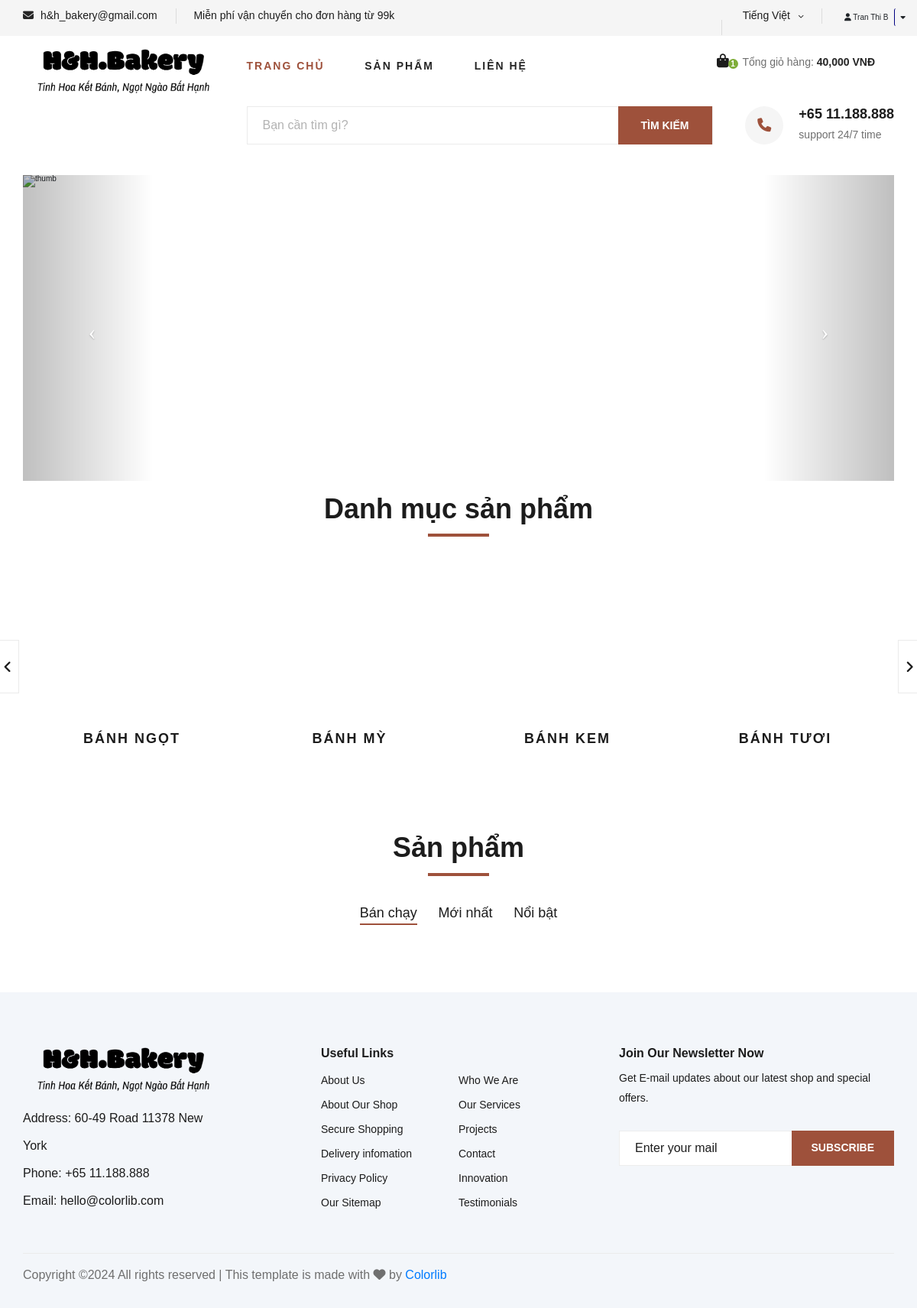
The app's page /index.php (signed in) with its own data.
### tables this page shows
CREATE TABLE `categories` (
  `category_id` int(11) NOT NULL,
  `category_name` varchar(255) NOT NULL,
  `category_image` varchar(255) DEFAULT NULL,
  `created_at` timestamp NOT NULL DEFAULT current_timestamp(),
  `updated_at` timestamp NOT NULL DEFAULT current_timestamp() ON UPDATE current_timestamp()
);

### includes/categories.php (the view)
<?php
$sql = "SELECT * FROM categories";
$result = mysqli_query($conn, $sql);
?>
<section class="categories">
    <div class="container">
        <div class="row">
        <div class="col-lg-12 pt-4">
        <div class="section-title ">
                    <h2 class = "justify-content-center ">Danh mục sản phẩm</h2>
                </div>
            <div class="categories__slider owl-carousel">
                <?php
                while ($row = mysqli_fetch_assoc($result)) {
                    echo ' <div class="col-lg-3">';
                    echo '<div class="categories__item set-bg" data-setbg="img/categories/' . $row['category_image'] . '">';
                    echo '<h5><a href="shop-categories.php?id='.$row['category_id'].'&name='.$row['category_name'].'">' . $row['category_name'] . '</a></h5> </div> </div>';
                }
                ?>
            </div>
        </div>
    </div>
    </div>
</section>

### css/style.css (style rules this page uses)
html, body { height: 100%; font-family: Arial, Helvetica, sans-serif; -webkit-font-smoothing: antialiased; font-smoothing: antialiased; }
h1, h2, h3, h4, h5, h6 { margin: 0; color: #111111; font-weight: 400; font-family: Arial, Helvetica, sans-serif; }
h2 { font-size: 36px; }
h5 { font-size: 18px; }
.section-title { margin-bottom: 50px; text-align: center; }
.section-title h2 { color: #1c1c1c; font-weight: 700; position: relative; }
.section-title h2:after { position: absolute; left: 0; bottom: -15px; right: 0; height: 4px; width: 80px; background: #9e513b; content: ""; margin: 0 auto; }
.set-bg { background-repeat: no-repeat; background-size: cover; background-position: top center; }
.categories__item { height: 270px; position: relative; }
.categories__item h5 { position: absolute; left: 0; width: 100%; padding: 0 20px; bottom: 20px; text-align: center; }
.categories__item h5 a { font-size: 18px; color: #1c1c1c; font-weight: 700; text-transform: uppercase; letter-spacing: 2px; padding: 12px 0 10px; background: #ffffff; display: block; }
.categories__slider .col-lg-3 { max-width: 100%; }
@media only screen and (min-width: 1200px) { .container { max-width: 1170px; } }

### records on screen
categories: category_name "BÁNH NGỌT"
categories: category_name "BÁNH MỲ"
categories: category_name "BÁNH KEM"
categories: category_name "BÁNH TƯƠI"

### other values on screen
$kh["first_name"] . " " . $kh["last_name"] "Tran Thi B"
$totalItems "1"
$totalAmount "40,000"
